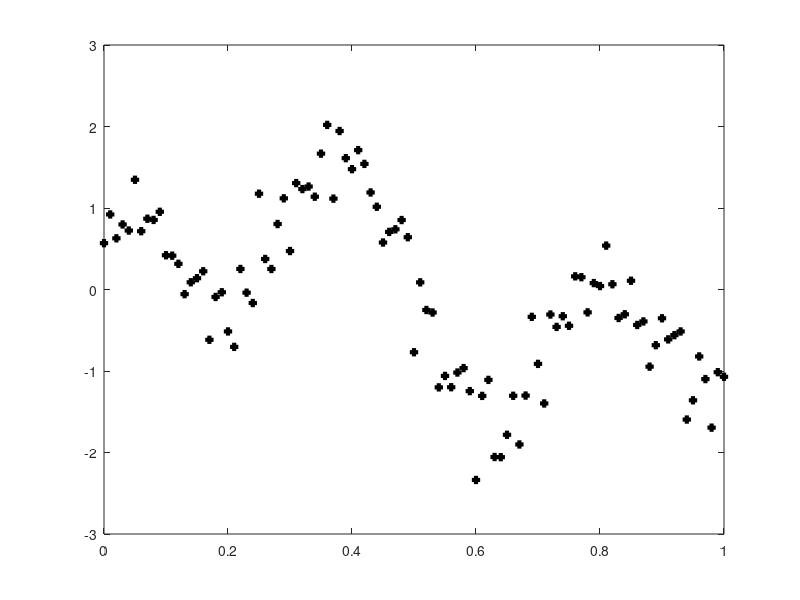

MATLAB code to generate this figure: (Note: this script raises an error after producing the figure.)

dataName = 'regressionToy';
expNo = 1;
storeRes = 0;

% load outputs and inputs
% create some data or load data from somewhere
%[Y, X] = loadDataset(dataName)
X = (0:0.01:1)';
sigma2 = 0.3^2; 
Y = sin(2*pi*X) + cos((5*pi*X)) + sqrt(sigma2)*randn(101,1);
plot(X, Y, '+k', 'lineWidth', 3); 
[n D] = size(X); 
T = size(Y,2);


% model options
options = gpsampOptions('regression'); 

% create the model
model = gpsampCreate(Y, X, options);

mcmcoptions = mcmcOptions('controlPnts');
mcmcoptions.adapt.incrNumContrBy = 1;
% adaption phase
[model PropDist samples accRates] = gpsampControlAdapt(model, mcmcoptions.adapt);
% training/sampling phase
[model PropDist samples accRates] = gpsampControlTrain(model, PropDist, mcmcoptions.train);

if storeRes == 1
    d = date; 
    save(['dem' dataName num2str(experimentNo) d '.mat'], 'model', 'PropDist','samples','accRates');
end

% plot the samples
gpsampPlot(model, samples);
